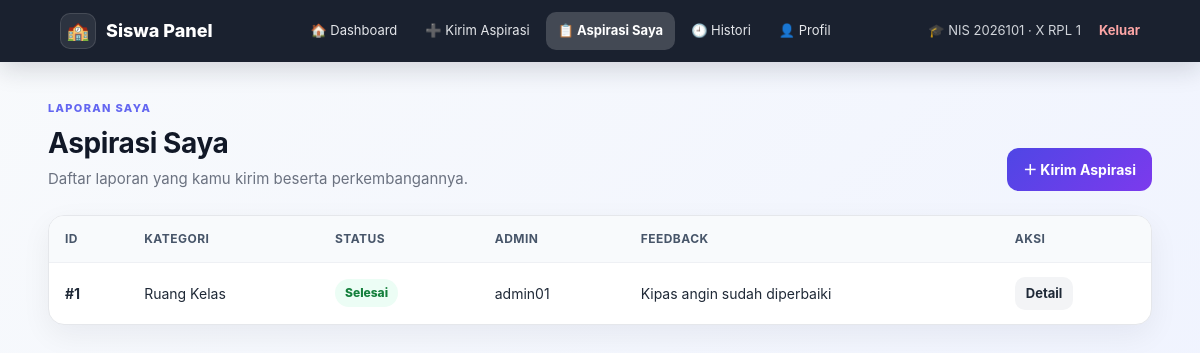
Screenshot of /VIEW/SISWA/daftar_laporan.php (signed in) with the database file from the repository.
### tables this page shows
CREATE TABLE `aspirasi` (
  `id_aspirasi` int(5) NOT NULL,
  `nis` int(10) NOT NULL,
  `id_admin` int(5) DEFAULT NULL,
  `status` enum('Menunggu','Proses','Selesai') NOT NULL DEFAULT 'Menunggu',
  `id_kategori` int(5) NOT NULL,
  `feedback` varchar(255) DEFAULT NULL,
  `foto` varchar(255) DEFAULT NULL,
  `keterangan` text DEFAULT NULL
);

CREATE TABLE `kategori` (
  `id_kategori` int(5) NOT NULL,
  `ket_kategori` varchar(30) NOT NULL
);

### MODEL/config.php (called while the page is built)
<?php
return [
    'host'     => 'sql312.infinityfree.com',
    'username' => 'if0_43450748',
    'password' => 'iUnXVzwah8q6ml',
    'database' => 'if0_43450748_sarpas_final',
    'port'     => 3306,
    'charset'  => 'utf8mb4',
];

### MODEL/m_koneksi.php (called while the page is built, shortened)
<?php
class Koneksi
{
    public function __construct()
    {
        $config = require __DIR__ . '/config.php';
        $host = (string) ($config['host'] ?? 'localhost');
        $username = (string) ($config['username'] ?? 'root');
        $password = (string) ($config['password'] ?? '');
        $database = (string) ($config['database'] ?? 'sarpras');
        $port = isset($config['port']) ? (int) $config['port'] : 3306;
        $db = @new mysqli($host, $username, $password, $database, $port);
        $charset = (string) ($config['charset'] ?? 'utf8mb4');
        $this->koneksi = $db;
    }
}

### MODEL/m_aspirasi.php (called while the page is built, shortened)
<?php
require_once __DIR__ . '/m_koneksi.php';
class Aspirasi
{
    private mysqli $db;
    public function __construct()
    {
        $this->db = (new Koneksi())->koneksi;
    }
    public function getByNis(int $nis): array
    {
        $sql = "SELECT
                    a.id_aspirasi,
                    a.nis,
                    a.id_admin,
                    ad.username,
                    a.status,
                    a.id_kategori,
                    k.ket_kategori,
                    a.foto,
                    a.keterangan,
                    a.feedback
                FROM aspirasi a
                JOIN kategori k ON a.id_kategori = k.id_kategori
                LEFT JOIN admin ad ON a.id_admin = ad.id_admin
                WHERE a.nis = ?
                ORDER BY a.id_aspirasi DESC";
        $s = $this->db->prepare($sql);
        $s->bind_param('i', $nis);
        $s->execute();
        return $s->get_result()->fetch_all(MYSQLI_ASSOC);
    }
}

### VIEW/SISWA/daftar_laporan.php (the view, shortened to what this page needs)
<?php
require_once __DIR__ . '/../../MODEL/m_aspirasi.php';
require_once __DIR__ . '/../../template/layout.php';
$data = (new Aspirasi())->getByNis((int) $_SESSION['nis']);
renderHead('Aspirasi Saya');
renderNavbar('siswa', 'laporan');
?>
<main>
    <div class="page-head">
        <div>
            <span class="eyebrow">Laporan Saya</span>
            <h1>Aspirasi Saya</h1>
            <p>Daftar laporan yang kamu kirim beserta perkembangannya.</p>
        </div>
        <a class="btn btn-primary" href="v_form_aspirasi.php">＋ Kirim Aspirasi</a>
    </div>
    <section class="table-card">
        <div class="table-wrap">
            <table>
                <thead>
                    <tr>
                        <th>ID</th>
                        <th>Kategori</th>
                        <th>Status</th>
                        <th>Admin</th>
                        <th>Feedback</th>
                        <th>Aksi</th>
                    </tr>
                </thead>
                <tbody>
                <?php foreach ($data as $r): ?>
                    <tr>
                        <td><b>#<?= (int) $r['id_aspirasi'] ?></b></td>
                        <td><?= e($r['ket_kategori']) ?></td>
                        <td><?= badgeStatus($r['status']) ?></td>
                        <td><?= e($r['username'] ?? '-') ?></td>
                        <td class="td-note"><?= e($r['feedback'] ?? '-') ?></td>
                        <td>
                            <?php if ($r['status'] === 'Menunggu'): ?>
                                <form method="post" action="../../CONTROLLER/c_aspirasi.php"
                                      onsubmit="return confirm('Hapus aspirasi ini?');">
                                    <input type="hidden" name="id_aspirasi" value="<?= (int) $r['id_aspirasi'] ?>">
                                    <button class="btn btn-danger btn-sm" type="submit" name="hapus_aspirasi">Hapus</button>
                                </form>
                            <?php else: ?>
                                <a class="btn btn-light btn-sm" href="DetailAspirasi.php?id=<?= (int) $r['id_aspirasi'] ?>">Detail</a>
                            <?php endif; ?>
                        </td>
                    </tr>
                <?php endforeach; ?>
                </tbody>
            </table>
        </div>
    </section>
</main>
<?php renderFoot(); ?>

### template/layout.php (shortened to what this page needs)
<?php
function e($value): string
{
    return htmlspecialchars((string) $value, ENT_QUOTES, 'UTF-8');
}
function appRoot(): string
{
    return rtrim(dirname(dirname(dirname($_SERVER['SCRIPT_NAME']))), '/');
}
function menuNavigasi(string $role): array
{
    $view = appRoot() . '/VIEW';
    return [
        'dashboard' => ['🏠 Dashboard',      $view . '/SISWA/dasbord_siswa.php'],
        'kirim'     => ['➕ Kirim Aspirasi', $view . '/SISWA/v_form_aspirasi.php'],
        'laporan'   => ['📋 Aspirasi Saya',  $view . '/SISWA/daftar_laporan.php'],
        'histori'   => ['🕘 Histori',        $view . '/SISWA/v_HistoryAspirasiSiswa.php'],
        'profil'    => ['👤 Profil',         $view . '/SISWA/profil_siswa.php'],
    ];
}
function renderHead(string $judul, string $kelasBody = ''): void
{
    $app = appRoot();
    ?>
<!doctype html>
<html lang="id">
<head>
    <link rel="stylesheet" href="<?= e($app) ?>/ASSETS/modern.css">
</head>
<body<?= $kelasBody !== '' ? ' class="' . e($kelasBody) . '"' : '' ?>>
<?php
}
function renderNavbar(string $role, string $aktif): void
{
    $menu = menuNavigasi($role);
    $brand = $role === 'admin' ? 'Admin Panel' : 'Siswa Panel';
    $beranda = $menu['dashboard'][1];
    $logout = appRoot() . '/CONTROLLER/c_auth.php?logout=1';
    if ($role === 'admin') {
        $info = '👤 ' . ($_SESSION['username'] ?? 'Admin');
    } else {
        $info = '🎓 NIS ' . ($_SESSION['nis'] ?? '-') . ' · ' . ($_SESSION['kelas'] ?? '-');
    }
    ?>
<header class="navbar">
    <a class="nav-brand" href="<?= e($beranda) ?>">
        <span class="brand-icon">🏫</span>
        <span><?= e($brand) ?></span>
    </a>
    <nav>
        <ul class="nav-menu">
            <?php foreach ($menu as $kunci => [$label, $url]): ?>
                <li>
                    <a href="<?= e($url) ?>" class="<?= $kunci === $aktif ? 'active' : '' ?>"><?= e($label) ?></a>
                </li>
            <?php endforeach; ?>
        </ul>
    </nav>
    <div class="nav-user">
        <span><?= e($info) ?></span>
        <a class="logout-link" href="<?= e($logout) ?>">Keluar</a>
    </div>
</header>
    <?php
}
function renderFoot(): void
{
    echo "</body>\n</html>\n";
}
function badgeStatus(string $status): string
{
    $kelas = match (strtolower($status)) {
        'proses'  => 'badge-proses',
        'selesai' => 'badge-selesai',
        default   => 'badge-menunggu',
    };
    return '<span class="badge ' . $kelas . '">' . e($status) . '</span>';
}

### ASSETS/modern.css (style rules this page uses)
:root { --primary: #4f46e5; --primary-2: #7c3aed; --ink: #111827; --text: #1f2937; --muted: #6b7280; --line: #e5e7eb; --line-soft: #eef0f4; --surface: #ffffff; --ok: #15803d; --ok-bg: #f0fdf4; --ok-line: #bbf7d0; --err: #b91c1c; --err-bg: #fef2f2; --err-line: #fecaca; --radius: 16px; --shadow: 0 10px 30px rgba(17, 24, 39, .06); }
*, *::before, *::after { box-sizing: border-box; }
html { scroll-behavior: smooth; -webkit-text-size-adjust: 100%; }
body { margin: 0; min-height: 100vh; font-family: Inter, "Segoe UI", system-ui, Arial, sans-serif; font-size: 15px; line-height: 1.5; color: var(--text); background: linear-gradient(135deg, #f8fafc, #eef2ff); }
a { color: inherit; }
.navbar { position: sticky; top: 0; z-index: 20; display: flex; flex-wrap: wrap; align-items: center; gap: 18px; padding: 12px 5%; color: #fff; background: rgba(17, 24, 39, .96); backdrop-filter: blur(12px); box-shadow: 0 8px 25px rgba(17, 24, 39, .15); }
.nav-brand { display: flex; align-items: center; gap: 10px; font-size: 18px; font-weight: 800; color: #fff; text-decoration: none; white-space: nowrap; }
.brand-icon { display: grid; place-items: center; width: 36px; height: 36px; border-radius: 10px; background: rgba(255, 255, 255, .08); border: 1px solid rgba(255, 255, 255, .12); }
.navbar nav { flex: 1; min-width: 0; }
.nav-menu { display: flex; flex-wrap: wrap; justify-content: center; gap: 4px; margin: 0; padding: 0; list-style: none; }
.nav-menu a { display: block; padding: 9px 12px; border-radius: 10px; font-size: 13px; color: #e5e7eb; text-decoration: none; transition: background .2s, color .2s; }
.nav-menu a.active { background: rgba(255, 255, 255, .18); color: #fff; font-weight: 700; }
.nav-user { display: flex; align-items: center; gap: 10px; font-size: 13px; color: #d1d5db; white-space: nowrap; }
.logout-link { margin-left: 8px; font-weight: 700; color: #fca5a5; text-decoration: none; }
main { width: min(1180px, 92%); margin: 34px auto 60px; }
.page-head { display: flex; flex-wrap: wrap; justify-content: space-between; align-items: flex-end; gap: 20px; margin-bottom: 24px; }
.page-head h1 { margin: 0 0 4px; font-size: 28px; letter-spacing: -.4px; color: var(--ink); }
.page-head p { margin: 0; color: var(--muted); }
.eyebrow { display: inline-block; margin-bottom: 6px; font-size: 11px; font-weight: 800; letter-spacing: .12em; text-transform: uppercase; color: #6366f1; }
.btn { display: inline-flex; align-items: center; justify-content: center; gap: 8px; padding: 11px 16px; border: 0; border-radius: 12px; background: var(--ink); color: #fff; font: inherit; font-size: 14px; font-weight: 700; text-decoration: none; white-space: nowrap; cursor: pointer; transition: transform .2s, box-shadow .2s, background .2s; }
.btn-primary { background: linear-gradient(135deg, var(--primary), var(--primary-2)); }
.btn-light { background: #f3f4f6; color: var(--text); }
.btn-sm { padding: 7px 11px; border-radius: 10px; font-size: 13px; }
.table-card { overflow: hidden; background: var(--surface); border: 1px solid var(--line); border-radius: var(--radius); box-shadow: var(--shadow); }
.table-wrap { overflow-x: auto; }
table { width: 100%; min-width: 720px; border-collapse: collapse; }
th, td { padding: 14px 16px; text-align: left; vertical-align: middle; font-size: 14px; border-bottom: 1px solid var(--line-soft); }
th { font-size: 12px; text-transform: uppercase; letter-spacing: .04em; color: #475569; background: #f8fafc; }
tbody tr:last-child td { border-bottom: 0; }
.td-note { min-width: 180px; }
.badge { display: inline-flex; padding: 5px 10px; border-radius: 999px; font-size: 12px; font-weight: 800; white-space: nowrap; }
.badge-selesai { background: #ecfdf5; color: #15803d; }

### rows the page displays
aspirasi: id_aspirasi "1", id_kategori.ket_kategori "Ruang Kelas", status "Selesai", id_admin.username "admin01", feedback "Kipas angin sudah diperbaiki"

### other values shown
$brand "Siswa Panel"
$label "🏠 Dashboard"
$label "➕ Kirim Aspirasi"
$label "📋 Aspirasi Saya"
$label "🕘 Histori"
$label "👤 Profil"
$info "🎓 NIS 2026101 · X RPL 1"
